Frame 1 (no input): blank canvas, image omitted
Frame 60 (the mouse pressed at the canvas centre just before this capture): blank canvas, image omitted
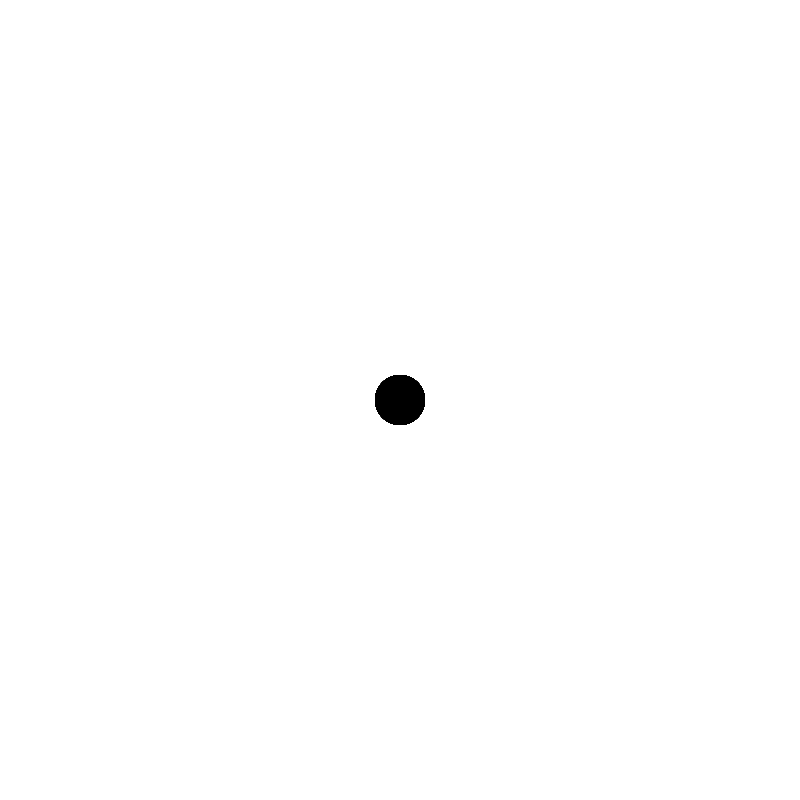
Frame 120 (the mouse held since frame 60 and released just before this capture)

The Processing sketch whose frames 1 and 60 were blank and that drew this single picture after the mouse press (run headless with seeded random() and noise(); from frame 60 on, the mouse is pressed at the canvas centre):

// Processing sketch: processing_103635
// ── processing_103635.pde

float xPos = 0;
float yPos = 0;
int randR, randG, randB;

void setup()
{
  size(800, 800);
  background(255);
}

void draw()
{
  xPos = mouseX;
  yPos = mouseY;
  if(mousePressed) {
    fill(randR, randG, randB);
    noStroke();
    ellipse(xPos, yPos, 50, 50);
  }
  
}

void mouseClicked()
{
  randR = (int)random(255);
  randG = (int)random(255);
  randB = (int)random(255);
}
